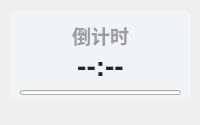
<?xml version="1.0" encoding="UTF-8"?>
<ui version="4.0">
 <class>Theme</class>
 <widget class="QWidget" name="Form">
  <property name="geometry">
   <rect>
    <x>0</x>
    <y>0</y>
    <width>200</width>
    <height>125</height>
   </rect>
  </property>
  <property name="minimumSize">
   <size>
    <width>0</width>
    <height>0</height>
   </size>
  </property>
  <property name="maximumSize">
   <size>
    <width>16777215</width>
    <height>65536</height>
   </size>
  </property>
  <property name="windowTitle">
   <string>活动倒计时</string>
  </property>
  <widget class="ProgressBar" name="progressBar">
   <property name="geometry">
    <rect>
     <x>20</x>
     <y>90</y>
     <width>161</width>
     <height>5</height>
    </rect>
   </property>
   <property name="minimumSize">
    <size>
     <width>0</width>
     <height>5</height>
    </size>
   </property>
   <property name="maximumSize">
    <size>
     <width>16777215</width>
     <height>6</height>
    </size>
   </property>
   <property name="styleSheet">
    <string notr="true"/>
   </property>
   <property name="orientation">
    <enum>Qt::Horizontal</enum>
   </property>
   <property name="useAni">
    <bool>true</bool>
   </property>
   <property name="val">
    <double>0.000000000000000</double>
   </property>
  </widget>
  <widget class="QLabel" name="activity_countdown_title">
   <property name="geometry">
    <rect>
     <x>20</x>
     <y>20</y>
     <width>161</width>
     <height>31</height>
    </rect>
   </property>
   <property name="font">
    <font>
     <family>Microsoft YaHei UI</family>
     <pointsize>14</pointsize>
     <weight>75</weight>
     <bold>true</bold>
    </font>
   </property>
   <property name="styleSheet">
    <string notr="true">color: rgba(0, 0, 0, 90);
font-weight: bold;</string>
   </property>
   <property name="text">
    <string>倒计时</string>
   </property>
   <property name="textFormat">
    <enum>Qt::PlainText</enum>
   </property>
   <property name="alignment">
    <set>Qt::AlignCenter</set>
   </property>
  </widget>
  <widget class="QLabel" name="activity_countdown">
   <property name="geometry">
    <rect>
     <x>20</x>
     <y>40</y>
     <width>161</width>
     <height>51</height>
    </rect>
   </property>
   <property name="font">
    <font>
     <family>Microsoft YaHei UI</family>
     <pointsize>21</pointsize>
     <weight>75</weight>
     <bold>true</bold>
    </font>
   </property>
   <property name="styleSheet">
    <string notr="true">border: none;
color: rgba(37, 37, 37, 255);
font-weight: bold</string>
   </property>
   <property name="text">
    <string>--:--</string>
   </property>
   <property name="textFormat">
    <enum>Qt::PlainText</enum>
   </property>
   <property name="alignment">
    <set>Qt::AlignCenter</set>
   </property>
  </widget>
  <widget class="QLabel" name="backgnd">
   <property name="geometry">
    <rect>
     <x>10</x>
     <y>10</y>
     <width>181</width>
     <height>91</height>
    </rect>
   </property>
   <property name="styleSheet">
    <string notr="true">background-color: rgba(242, 243, 245, 255);
border-radius: 8px</string>
   </property>
   <property name="text">
    <string/>
   </property>
  </widget>
  <zorder>backgnd</zorder>
  <zorder>progressBar</zorder>
  <zorder>activity_countdown_title</zorder>
  <zorder>activity_countdown</zorder>
 </widget>
 <customwidgets>
  <customwidget>
   <class>ProgressBar</class>
   <extends>QProgressBar</extends>
   <header>qfluentwidgets</header>
  </customwidget>
 </customwidgets>
 <resources/>
 <connections/>
</ui>
